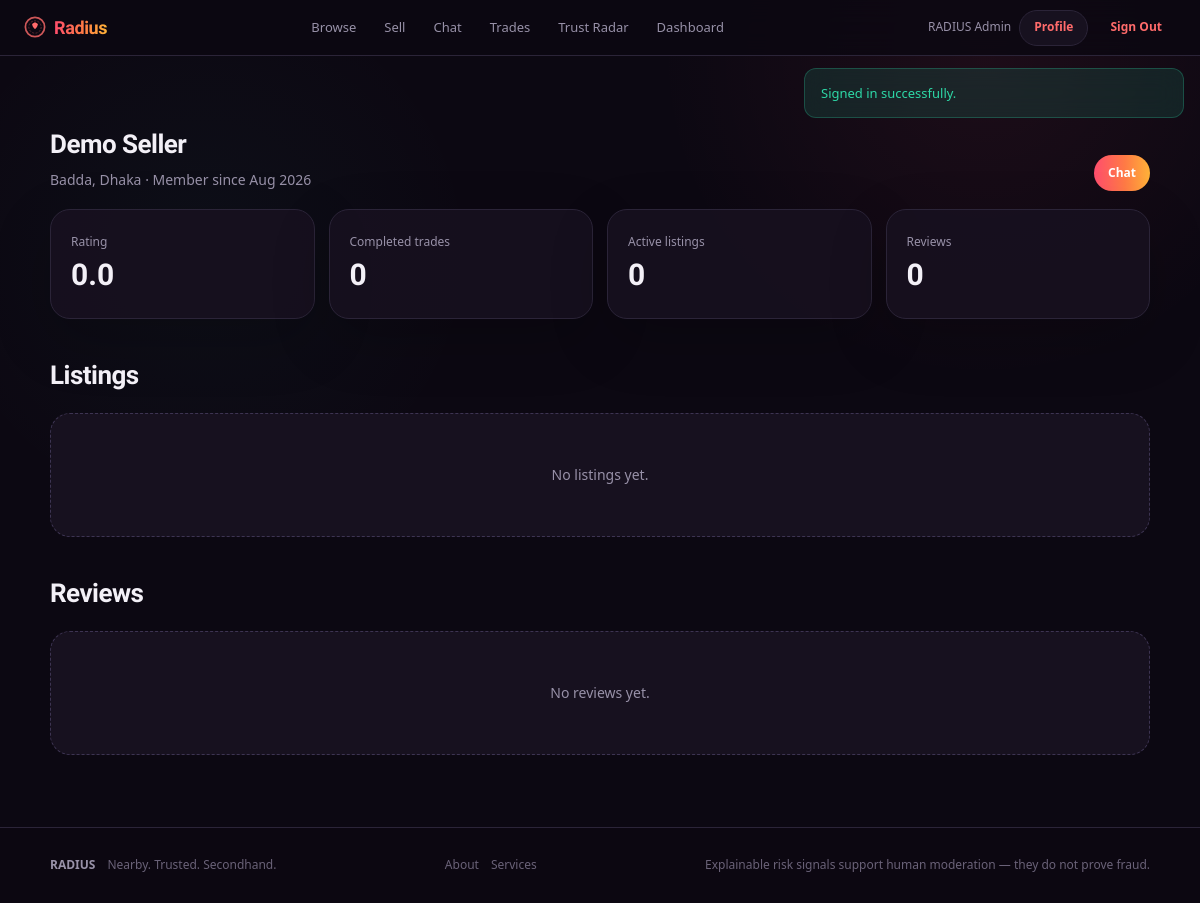
The app's page /profile.php?id=2 (signed in) with its own data.
### tables this page shows
CREATE TABLE users (

    id BIGINT UNSIGNED AUTO_INCREMENT PRIMARY KEY,

    name VARCHAR(120) NOT NULL,

    email VARCHAR(190) NOT NULL UNIQUE,

    password_hash VARCHAR(255) NOT NULL,

    role ENUM('user','admin')
        NOT NULL DEFAULT 'user',

    phone VARCHAR(30) NULL,

    location VARCHAR(190) NULL,

    latitude DECIMAL(10,7) NULL,

    longitude DECIMAL(10,7) NULL,

    profile_image VARCHAR(255) NULL,

    is_active TINYINT(1)
        NOT NULL DEFAULT 1,

    created_at TIMESTAMP
        NOT NULL DEFAULT CURRENT_TIMESTAMP

);

### includes/auth.php (called while the page is built, shortened)
<?php
require_once dirname(__DIR__) . '/config/database.php';
function current_user(): ?array {
    static $cached = false;
    static $user = null;
    if ($cached) return $user;
    $cached = true;
    $stmt = db()->prepare('SELECT id,name,email,role,phone,location,latitude,longitude,profile_image,is_active,created_at FROM users WHERE id=? LIMIT 1');
    $stmt->execute([(int) $_SESSION['user_id']]);
    $row = $stmt->fetch();
    $user = $row;
    return $user;
}
function require_login(): array {
    $user = current_user();
    return $user;
}

### config/database.php (called while the page is built, shortened)
<?php
function db(): PDO {
    static $pdo = null;
    if ($pdo instanceof PDO) return $pdo;
    $host = env_value('DB_HOST', '127.0.0.1');
    $port = env_value('DB_PORT', '3306');
    $name = env_value('DB_NAME', 'radius');
    $user = env_value('DB_USER', 'root');
    $pass = env_value('DB_PASSWORD', '');
    $dsn = "mysql:host={$host};port={$port};dbname={$name};charset=utf8mb4";
    $options = [
        PDO::ATTR_ERRMODE => PDO::ERRMODE_EXCEPTION,
        PDO::ATTR_DEFAULT_FETCH_MODE => PDO::FETCH_ASSOC,
        PDO::ATTR_EMULATE_PREPARES => false,
    ];
    try {
        $pdo = new PDO($dsn, $user, $pass, $options);
    } catch (PDOException $e) {
        error_log('Database connection failed: ' . $e->getMessage());
        http_response_code(503);
        exit('RADIUS is temporarily unable to connect to its database.');
    }
    return $pdo;
}

### includes/functions.php (called while the page is built, shortened)
<?php
require_once dirname(__DIR__) . '/config/database.php';
function e(?string $value): string
{
    return htmlspecialchars(
        (string)$value,
        ENT_QUOTES | ENT_SUBSTITUTE,
        'UTF-8'
    );
}
function pull_flash(
    string $type
): ?string {
    $key = 'flash_' . $type;
    $value = $_SESSION[$key] ?? null;
    return $value;
}

### profile.php (the view, shortened to what this page needs)
<?php
require_once __DIR__.'/includes/auth.php';
require_once __DIR__.'/includes/functions.php';
$u = require_login();
$pdo = db();
$profileId = isset($_GET['id']) && ctype_digit((string)$_GET['id'])
    ? (int)$_GET['id']
    : (int)$u['id'];
$q = $pdo->prepare("
    SELECT *
    FROM users
    WHERE id = ?
    LIMIT 1
");
$q->execute([$profileId]);
$profileUser = $q->fetch();
    ?>
    <?php
$isOwnProfile = (
    (int)$profileUser['id'] === (int)$u['id']
);
$q = $pdo->prepare("
    SELECT COUNT(*)
    FROM trade_requests
    WHERE (buyer_id = ? OR seller_id = ?)
      AND status = 'completed'
");
$q->execute([
    $profileUser['id'],
    $profileUser['id']
]);
$trades = (int)$q->fetchColumn();
$q = $pdo->prepare("
    SELECT COALESCE(AVG(rating), 0)
    FROM reviews
    WHERE reviewed_user_id = ?
");
$q->execute([
    $profileUser['id']
]);
$rating = (float)$q->fetchColumn();
$q = $pdo->prepare("
    SELECT
        *,
        (
            SELECT image_path
            FROM listing_images
            WHERE listing_id = listings.id
            ORDER BY id
            LIMIT 1
        ) AS image_path
    FROM listings
    WHERE user_id = ?
      AND status <> 'removed'
    ORDER BY created_at DESC
");
$q->execute([
    $profileUser['id']
]);
$own = $q->fetchAll();
$r = $pdo->prepare("
    SELECT
        r.*,
        u.name AS reviewer
    FROM reviews r
    JOIN users u
        ON u.id = r.reviewer_id
    WHERE r.reviewed_user_id = ?
    ORDER BY r.created_at DESC
");
$r->execute([
    $profileUser['id']
]);
$reviews = $r->fetchAll();
include __DIR__.'/includes/header.php';
?>
<div class="section-head">
    <div>
        <h2>
            <?=e($profileUser['name'])?>
        </h2>
        <p>
            <?=e($profileUser['location'] ?: 'Location not set')?>
            ·
            Member since
            <?=date('M Y', strtotime($profileUser['created_at']))?>
        </p>
    </div>
    <?php if(!$isOwnProfile): ?>
        <div class="actions">
            <a
                class="btn btn-primary btn-sm"
                href="/messages.php?user_id=<?=$profileUser['id']?>"
            >
                Chat
            </a>
        </div>
    <?php endif; ?>
</div>
<div class="stats">
    <div class="stat">
        <span class="muted">
            Rating
        </span>
        <strong>
            <?=number_format($rating, 1)?>
        </strong>
    </div>
    <div class="stat">
        <span class="muted">
            Completed trades
        </span>
        <strong>
            <?=$trades?>
        </strong>
    </div>
    <div class="stat">
        <span class="muted">
            Active listings
        </span>
        <strong>
            <?=count($own)?>
        </strong>
    </div>
    <div class="stat">
        <span class="muted">
            Reviews
        </span>
        <strong>
            <?=count($reviews)?>
        </strong>
    </div>
</div>
<div class="section-head">
    <div>
        <h2>
            <?= $isOwnProfile ? 'Your listings' : 'Listings' ?>
        </h2>
    </div>
</div>
<?php if(!$own): ?>
    <div class="empty">
        No listings yet.
    </div>
<?php endif; ?>
<div class="section-head">
    <h2>
        Reviews
    </h2>
</div>
<?php if(!$reviews): ?>
    <div class="empty">
        No reviews yet.
    </div>
<?php endif; ?>
<?php include __DIR__.'/includes/footer.php'; ?>

### includes/header.php (shortened to what this page needs)
<?php
require_once __DIR__.'/functions.php';
require_once __DIR__.'/auth.php';
$user = current_user();
$success = pull_flash('success');
$currentPath = parse_url(
    $_SERVER['REQUEST_URI'] ?? '/',
    PHP_URL_PATH
) ?: '/';
function nav_active(string $path, string $current): string
{
    return $current === $path ||
        ($path !== '/' && str_starts_with($current, $path))
        ? ' active'
        : '';
}
?>
<!doctype html>
<html lang="en">
<head>
    <link
        rel="stylesheet"
        href="https://api.fontshare.com/v2/css?f[]=general-sans@400,500,600,700&display=swap"
    >
    <link
        rel="stylesheet"
        href="/assets/css/style.css"
    >
</head>
<body>
<header class="topnav">
    <a
        class="topnav-brand"
        href="/"
        aria-label="RADIUS home"
    >
        <span>Radius</span>
    </a>
    <nav
        class="topnav-center"
        aria-label="Main navigation"
    >
        <a
            class="topnav-item<?=nav_active('/listings.php',$currentPath)?>"
            href="/listings.php"
        >
            Browse
        </a>
        <?php if($user): ?>
            <a
                class="topnav-item<?=nav_active('/create-listing.php',$currentPath)?>"
                href="/create-listing.php"
            >
                Sell
            </a>
            <a
                class="topnav-item<?=nav_active('/messages.php',$currentPath)?>"
                href="/messages.php"
            >
                Chat
            </a>
            <a
                class="topnav-item<?=nav_active('/trade-requests.php',$currentPath)?>"
                href="/trade-requests.php"
            >
                Trades
            </a>
        <?php endif; ?>
        <a
            class="topnav-item<?=nav_active('/trust-radar.php',$currentPath)?>"
            href="/trust-radar.php"
        >
            Trust Radar
        </a>
        <?php if(
            $user &&
            isset($user['role']) &&
            $user['role'] === 'admin'
        ): ?>
            <a
                class="topnav-item<?=str_starts_with($currentPath,'/admin/') ? ' active' : ''?>"
                href="/admin/dashboard.php"
            >
                Dashboard
            </a>
        <?php endif; ?>
    </nav>
    <div class="topnav-right">
        <?php if($user): ?>
            <span class="user-info">
                <?=e($user['name'])?>
            </span>
            <a
                class="btn btn-secondary btn-sm"
                href="/profile.php"
            >
                Profile
            </a>
            <a
                class="btn btn-ghost btn-sm"
                href="/logout.php"
            >
                Sign Out
            </a>
        <?php endif; ?>
    </div>
</header>
<?php if($success): ?>
    <div class="toast-container">
        <div class="toast toast-success">
            <?=e($success)?>
        </div>
    </div>
<?php endif; ?>
<main class="content">

### assets/css/style.css (style rules this page uses)
:root { --bg-base:#0C0812;--bg-surface:#17111F;--bg-surface-raised:#201A2C;--border-subtle:#2B2438;--border-hover:#3D3452; --text-primary:#F3F0F7;--text-secondary:#9891A8;--text-tertiary:#6A6278; --accent-start:#FF4D6D;--accent-mid:#FF7A45;--accent-end:#FFB238;--accent-gradient:linear-gradient(90deg,var(--accent-start) 0%,var(--accent-mid) 55%,var(--accent-end) 100%);--accent-solid:#FF6B6B;--accent-solid-subtle:rgba(255,107,107,.14); --verified:#2ED8A7;--verified-bg:#0F2A24;--scan-glow:#3FE0D0;--danger:#EF4444;--danger-bg:#2A1416;--warning:#FBBF24;--warning-bg:#2A2312;--info:#3FE0D0;--info-bg:#0F2A24; --radius-sm:8px;--radius-md:12px;--radius-lg:20px;--radius-pill:999px;--space-1:4px;--space-2:8px;--space-3:12px;--space-4:16px;--space-6:24px;--space-8:32px;--space-12:48px; --font-display:'Bricolage Grotesque','Georgia',serif;--font-body:'General Sans',system-ui,-apple-system,sans-serif; color-scheme:dark;font-family:var(--font-body);font-size:14px;line-height:1.55;color:var(--text-primary) }
*,:before,:after { box-sizing:border-box }
html { background:var(--bg-base);scroll-behavior:smooth }
body { margin:0;background:var(--bg-base);color:var(--text-primary);-webkit-font-smoothing:antialiased;min-height:100vh;background-image:radial-gradient(circle at 82% 6%,rgba(255,77,109,.07),transparent 25%),radial-gradient(circle at 17% 28%,rgba(63,224,208,.035),transparent 23%) }
a { text-decoration:none;color:inherit }
h1,h2,h3,h4,p { margin-top:0 }
.content { width:min(1100px,calc(100% - 32px));margin:0 auto;padding:88px 0 72px;min-height:calc(100vh - 80px) }
.topnav { position:fixed;top:0;left:0;right:0;height:56px;background:rgba(12,8,18,.82);backdrop-filter:blur(16px);-webkit-backdrop-filter:blur(16px);border-bottom:1px solid var(--border-subtle);display:flex;align-items:center;justify-content:space-between;padding:0 24px;z-index:180 }
.topnav-brand { display:flex;align-items:center;gap:8px;color:var(--accent-solid) }
.topnav-brand span { font-family:var(--font-display);font-weight:700;font-size:18px;letter-spacing:-.02em;background:var(--accent-gradient);-webkit-background-clip:text;-webkit-text-fill-color:transparent;background-clip:text }
.topnav-center { display:flex;gap:4px }
.topnav-item { position:relative;font-size:13px;font-weight:500;color:var(--text-secondary);padding:16px 12px;transition:.15s }
.topnav-right { display:flex;align-items:center;gap:8px }
.user-info { font-size:12px;font-weight:500;color:var(--text-secondary) }
.btn { display:inline-flex;align-items:center;justify-content:center;gap:6px;border:0;font-size:13px;font-weight:600;border-radius:var(--radius-pill);padding:10px 20px;min-height:44px;cursor:pointer;white-space:nowrap;transition:transform .1s,opacity .15s,border-color .15s }
.btn-primary,.btn:not(.btn-secondary):not(.btn-ghost):not(.btn-light):not(.btn-danger) { background:var(--accent-gradient);color:#fff;font-weight:700 }
.btn-secondary,.btn-light { background:var(--bg-surface);color:var(--accent-solid);border:1px solid var(--border-subtle) }
.btn-ghost { background:none;color:var(--accent-solid);padding:10px 12px }
.btn-sm { padding:6px 14px;min-height:36px;font-size:12px }
.section-head { display:flex;align-items:end;justify-content:space-between;gap:16px;margin:36px 0 18px }
.section-head h2 { font-family:var(--font-display);font-size:26px;letter-spacing:-.02em;margin:0 }
.section-head p { margin:5px 0 0;color:var(--text-secondary) }
.muted,.card-desc { font-size:12px;color:var(--text-secondary);line-height:1.5 }
.form-card,.detail-panel,.stat,.table-wrap,.chat,.trust-card { background:rgba(23,17,31,.88);border:1px solid var(--border-subtle);border-radius:var(--radius-lg);box-shadow:0 20px 60px rgba(0,0,0,.2) }
.actions { display:flex;gap:10px;flex-wrap:wrap;margin-top:20px }
.stats { display:grid;grid-template-columns:repeat(4,1fr);gap:14px }
.stat { padding:20px }
.stat strong { font-family:var(--font-display);font-size:30px;display:block }
.empty { padding:50px;text-align:center;background:var(--bg-surface);border:1px dashed var(--border-hover);border-radius:var(--radius-lg);color:var(--text-secondary) }
.toast-container { position:fixed;top:68px;right:16px;z-index:340;max-width:380px;width:calc(100% - 32px) }
.toast { padding:14px 16px;border-radius:var(--radius-md);font-size:13px;font-weight:500;border:1px solid;backdrop-filter:blur(12px) }
.toast-success,.toast.success { background:rgba(46,216,167,.12);border-color:rgba(46,216,167,.25);color:var(--verified) }

### records on screen
users: name "RADIUS Admin"
users: name "Demo Seller", location "Badda, Dhaka", created_at "Aug 2026"

### other values on screen
$success "Signed in successfully."
$rating "0.0"
$trades "0"
count($own) "0"
count($reviews) "0"
